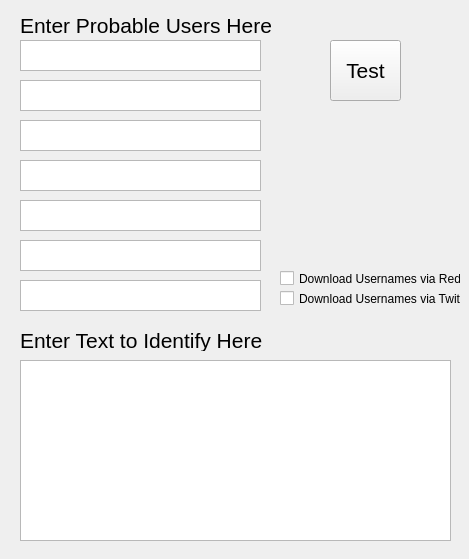
<?xml version="1.0" encoding="UTF-8"?>
<ui version="4.0">
 <class>Identification</class>
 <widget class="QWidget" name="Identification">
  <property name="geometry">
   <rect>
    <x>0</x>
    <y>0</y>
    <width>469</width>
    <height>559</height>
   </rect>
  </property>
  <property name="windowTitle">
   <string>Form</string>
  </property>
  <widget class="QLabel" name="label">
   <property name="geometry">
    <rect>
     <x>20</x>
     <y>330</y>
     <width>261</width>
     <height>21</height>
    </rect>
   </property>
   <property name="font">
    <font>
     <pointsize>16</pointsize>
    </font>
   </property>
   <property name="text">
    <string>Enter Text to Identify Here</string>
   </property>
  </widget>
  <widget class="QLabel" name="label_2">
   <property name="geometry">
    <rect>
     <x>20</x>
     <y>10</y>
     <width>321</width>
     <height>31</height>
    </rect>
   </property>
   <property name="font">
    <font>
     <pointsize>16</pointsize>
    </font>
   </property>
   <property name="text">
    <string>Enter Probable Users Here</string>
   </property>
  </widget>
  <widget class="QPlainTextEdit" name="identificationText">
   <property name="geometry">
    <rect>
     <x>20</x>
     <y>360</y>
     <width>431</width>
     <height>181</height>
    </rect>
   </property>
   <property name="font">
    <font>
     <pointsize>12</pointsize>
    </font>
   </property>
  </widget>
  <widget class="QTextEdit" name="user1">
   <property name="geometry">
    <rect>
     <x>20</x>
     <y>40</y>
     <width>241</width>
     <height>31</height>
    </rect>
   </property>
   <property name="font">
    <font>
     <pointsize>12</pointsize>
    </font>
   </property>
  </widget>
  <widget class="QTextEdit" name="user2">
   <property name="geometry">
    <rect>
     <x>20</x>
     <y>80</y>
     <width>241</width>
     <height>31</height>
    </rect>
   </property>
   <property name="font">
    <font>
     <pointsize>12</pointsize>
    </font>
   </property>
  </widget>
  <widget class="QTextEdit" name="user3">
   <property name="geometry">
    <rect>
     <x>20</x>
     <y>120</y>
     <width>241</width>
     <height>31</height>
    </rect>
   </property>
   <property name="font">
    <font>
     <pointsize>12</pointsize>
    </font>
   </property>
  </widget>
  <widget class="QTextEdit" name="user4">
   <property name="geometry">
    <rect>
     <x>20</x>
     <y>160</y>
     <width>241</width>
     <height>31</height>
    </rect>
   </property>
   <property name="font">
    <font>
     <pointsize>12</pointsize>
    </font>
   </property>
  </widget>
  <widget class="QTextEdit" name="user5">
   <property name="geometry">
    <rect>
     <x>20</x>
     <y>200</y>
     <width>241</width>
     <height>31</height>
    </rect>
   </property>
   <property name="font">
    <font>
     <pointsize>12</pointsize>
    </font>
   </property>
  </widget>
  <widget class="QTextEdit" name="user6">
   <property name="geometry">
    <rect>
     <x>20</x>
     <y>240</y>
     <width>241</width>
     <height>31</height>
    </rect>
   </property>
   <property name="font">
    <font>
     <pointsize>12</pointsize>
    </font>
   </property>
  </widget>
  <widget class="QTextEdit" name="user7">
   <property name="geometry">
    <rect>
     <x>20</x>
     <y>280</y>
     <width>241</width>
     <height>31</height>
    </rect>
   </property>
   <property name="font">
    <font>
     <pointsize>12</pointsize>
    </font>
   </property>
  </widget>
  <widget class="QPushButton" name="TestButton">
   <property name="geometry">
    <rect>
     <x>330</x>
     <y>40</y>
     <width>71</width>
     <height>61</height>
    </rect>
   </property>
   <property name="font">
    <font>
     <pointsize>16</pointsize>
    </font>
   </property>
   <property name="text">
    <string>Test</string>
   </property>
  </widget>
  <widget class="QCheckBox" name="redditChecked">
   <property name="geometry">
    <rect>
     <x>280</x>
     <y>270</y>
     <width>181</width>
     <height>17</height>
    </rect>
   </property>
   <property name="text">
    <string>Download Usernames via Reddit</string>
   </property>
  </widget>
  <widget class="QCheckBox" name="twitterChecked">
   <property name="geometry">
    <rect>
     <x>280</x>
     <y>290</y>
     <width>181</width>
     <height>17</height>
    </rect>
   </property>
   <property name="text">
    <string>Download Usernames via Twitter</string>
   </property>
  </widget>
 </widget>
 <resources/>
 <connections/>
</ui>
